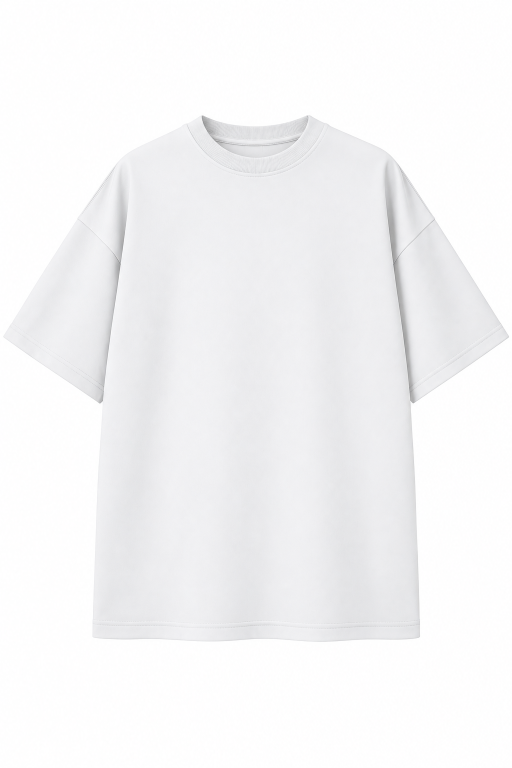
#> input picture whicte front.PNG, 1024 x 1536 px, found by its file name (shown at 1/2 size)
$ python -i listing.py   (imports and definitions only)
#> lines starting #> are read from the running program, lines starting #| are printed output that depends on the picture; after the words box and inside, x2 and y2 are one past the last pixel; in counts of white or black regions, pixels touching at a corner belong together
#!/usr/bin/env python3
"""Etsy listing image set (2000x2000) for every design.

  designs/listing/<design>/01-hero.jpg       shirt in front of a red sun on charcoal
  designs/listing/<design>/02-scroll.jpg     shirt hung like a kakemono scroll between wooden rods
  designs/listing/<design>/03-meaning.jpg    kanji, reading, meaning and story
  designs/listing/<design>/04-placement.jpg  front/back outline with every print position in inches
  designs/listing/<design>/05-detail.jpg     embroidery close-up (or print detail for front/back-only designs)
  designs/listing/<design>/06-colours.jpg    recommended shirt colours

Needs: content JSON exported from content.mjs (path as argv[1]), svg/designs.json, print/*.png, mockups/*.jpg.
"""
import json
import os
import sys
import textwrap

import numpy as np
from PIL import Image, ImageDraw, ImageFilter, ImageFont

HERE = os.path.dirname(os.path.abspath(__file__))
ROOT = os.path.abspath(os.path.join(HERE, '..', '..'))
D = os.path.join(ROOT, 'designs')
OUT = os.path.join(D, 'listing')
S = 2000
CHAR, PAPER, RED, MUTED, LINE = (20, 18, 18), (239, 232, 220), (215, 38, 30), (120, 112, 104), (214, 205, 192)

F = os.path.join(HERE, 'fonts')
INTER = '/usr/share/fonts/opentype/inter/Inter-{}.otf'
font = lambda name, size: ImageFont.truetype(name, size)
BEBAS = lambda s: font(os.path.join(F, 'Bebas_Neue.ttf'), s)
BOKU = lambda s: font(os.path.join(F, 'Yuji_Boku.ttf'), s)
SANS = lambda s, w='Regular': font(INTER.format(w), s)

BLANKS = {
    'white': ('white back.PNG', 'whicte front.PNG'), 'beige': ('beige back.PNG', 'beige front.PNG'),
    'lavender': ('lavender back.PNG', 'lavender front.PNG'), 'black': ('back back.PNG', 'black front.PNG'),
    'bottle-green': ('bottle green back .PNG', 'bottle green front.PNG'), 'chocolate': ('chocolate back.PNG', 'chocolate front.PNG'),
    'navy': ('navy back.PNG', 'royal blue front .PNG'),
}
PLACE_NAME = {'back-center': 'Center back', 'back-full': 'Full back', 'front-full': 'Full front', 'chest': 'Left chest embroidery', 'sleeve': 'Sleeve', 'nape': 'Nape'}

_masks = {}


def shirt_mask(blank):
    """Alpha mask of the tee: flood-fill the near-white studio background from the borders."""
#> called with blank = '../../whicte front.PNG'
    if blank not in _masks:
        im = Image.open(os.path.join(ROOT, blank)).convert('RGB')
#> im is the input picture: PIL image 1024x1536 RGB; mean R, G, B 245.1, 245, 246
        a = np.asarray(im).astype(int)
        bg = (a.min(-1) >= 252)  # studio white is 253-255; shirt highlights stay below
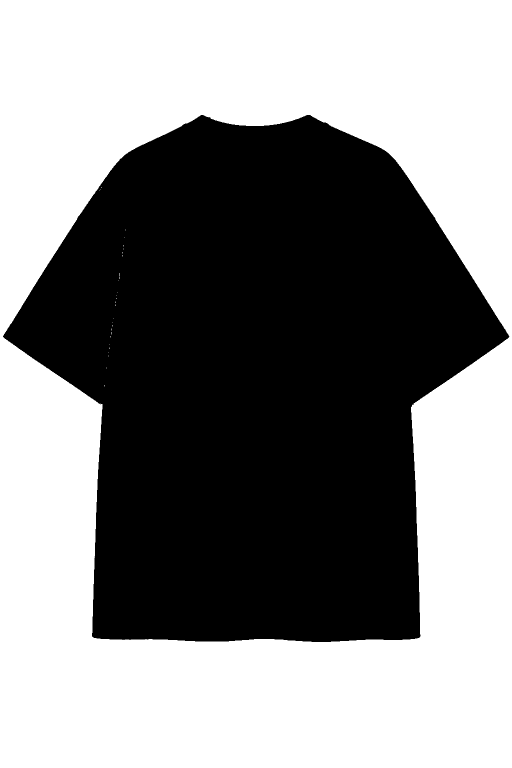
#> bg: shape (1536, 1024) bool (shown at 1/2 size); 54% white; 1 black region, box (x1, y1, x2, y2) and area: (6, 230, 1019, 1284) 724128
        # keep only background connected to the border (so white shirts with bright highlights survive)
        seed = np.zeros_like(bg)
        seed[0, :] = seed[-1, :] = seed[:, 0] = seed[:, -1] = True
        region = seed & bg
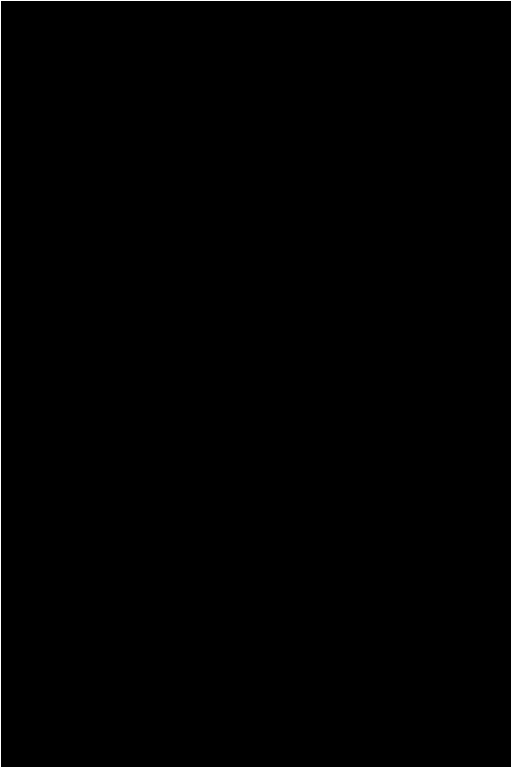
#> region: shape (1536, 1024) bool (shown at 1/2 size); 0.33% white in thin lines or dots
        for _ in range(400):
            grown = region.copy()
            grown[1:] |= region[:-1]; grown[:-1] |= region[1:]; grown[:, 1:] |= region[:, :-1]; grown[:, :-1] |= region[:, 1:]
            grown &= bg
            if (grown == region).all():
                break
            region = grown
#> this loop made 288 passes
#> pass 2, in shirt_mask, `grown &= bg`:
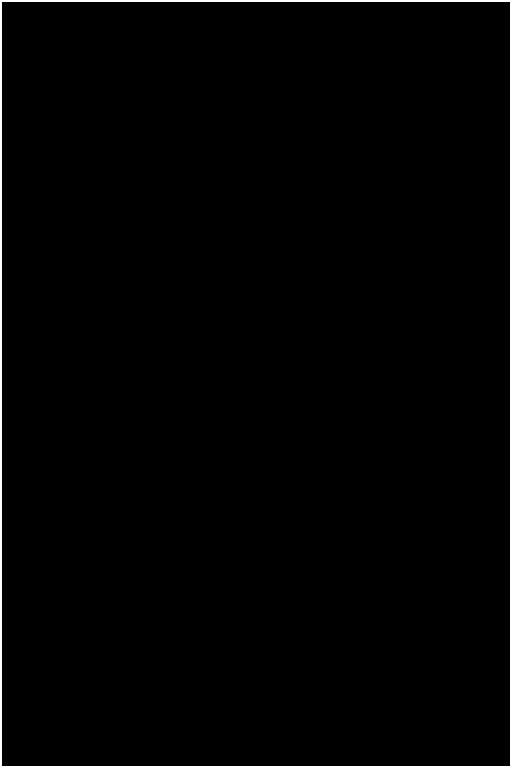
#> grown: shape (1536, 1024) bool (shown at 1/2 size); 0.97% white; 1 white region, box (x1, y1, x2, y2) and area: (0, 0, 1024, 1536) 15324
#> after the loop: grown: shape (1536, 1024) bool; 54% white; 1 black region, box (x1, y1, x2, y2) and area: (6, 230, 1019, 1284) 724198
        m = Image.fromarray(np.where(region, 0, 255).astype(np.uint8))
        m = m.filter(ImageFilter.MaxFilter(15)).filter(ImageFilter.MinFilter(15))  # close notches in bright highlights
#> m: PIL image 1024x1536 L; 46.1% white; 1 white region, box (x1, y1, x2, y2) and area: (0, 230, 1024, 1284) 724324
        m = m.filter(ImageFilter.MinFilter(7)).filter(ImageFilter.GaussianBlur(1.2))  # trim the white studio fringe
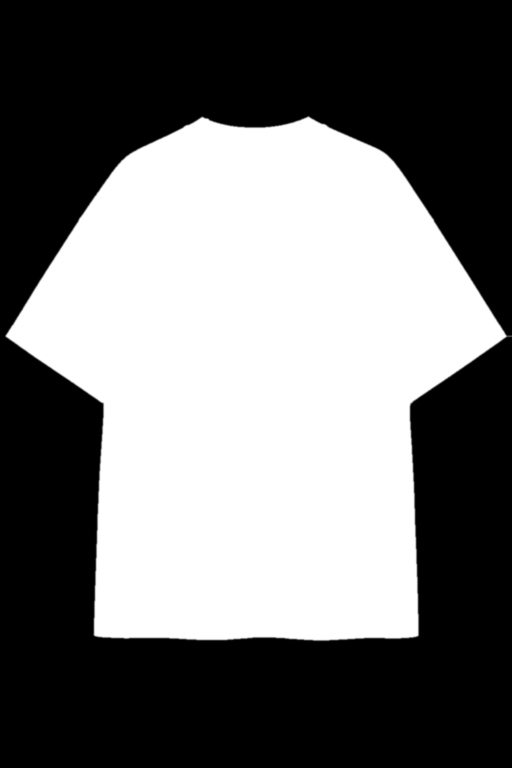
#> m: PIL image 1024x1536 L (shown at 1/2 size); min 0, max 255, mean 115.4
        _masks[blank] = m
    return _masks[blank]


# [23 lines left out: functions cutout, paste_with_shadow, not called in this run]


def fit(im, w=None, h=None):
    r = min((w or 1e9) / im.width, (h or 1e9) / im.height)
    return im.resize((round(im.width * r), round(im.height * r)), Image.LANCZOS)


# [19 lines left out: functions text, vkanji, not called in this run]


def main_view(d):
    return 'front' if d['pieces'][0]['place'] == 'front-full' else 'back'


# [151 lines left out: functions hero, scroll, meaning, placement, detail, colours and 1 more, not called in this run]


# [2 lines not run here, left out]

>>> result = shirt_mask('../../whicte front.PNG')

$ run again, on bottle green acid wash back.PNG
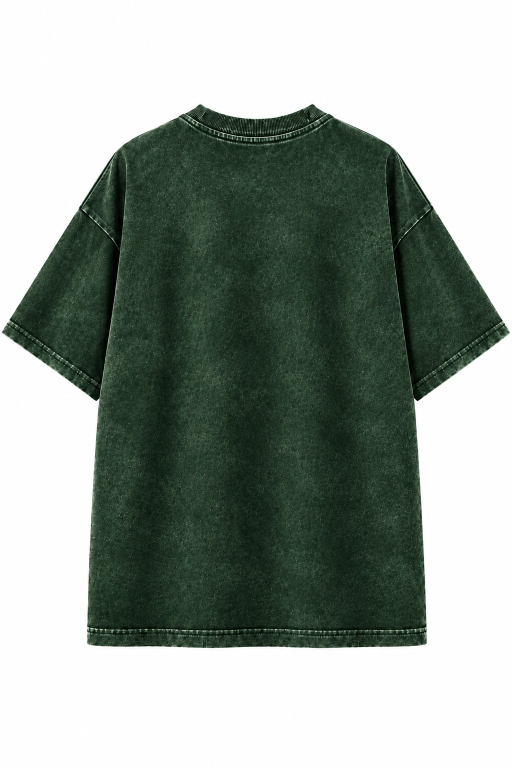
#> input picture bottle green acid wash back.PNG, 1024 x 1536 px, found by its file name (shown at 1/2 size)
#> in shirt_mask, im is the input picture: PIL image 1024x1536 RGB; mean R, G, B 149.2, 158.5, 151.2
#> in shirt_mask, `bg = (a.min(-1) >= 252)`:
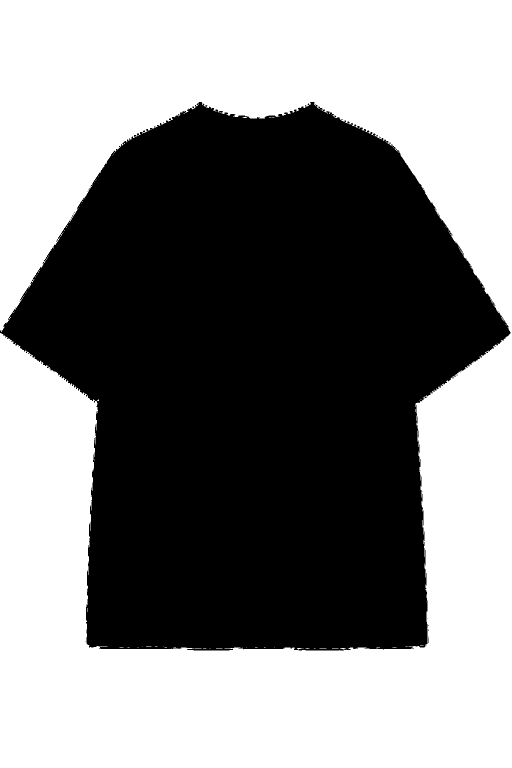
#> bg: shape (1536, 1024) bool (shown at 1/2 size); 51.2% white; 26 black regions (24 under 20 px), largest, box (x1, y1, x2, y2) and area: (0, 204, 1021, 1301) 768140, (855, 1257, 857, 1288) 46
#> region: shape (1536, 1024) bool; 0.32% white in thin lines or dots
#> in shirt_mask, `m = m.filter(ImageFilter.MaxFilter(15)).filter(ImageFilter.MinFilter(1..`:
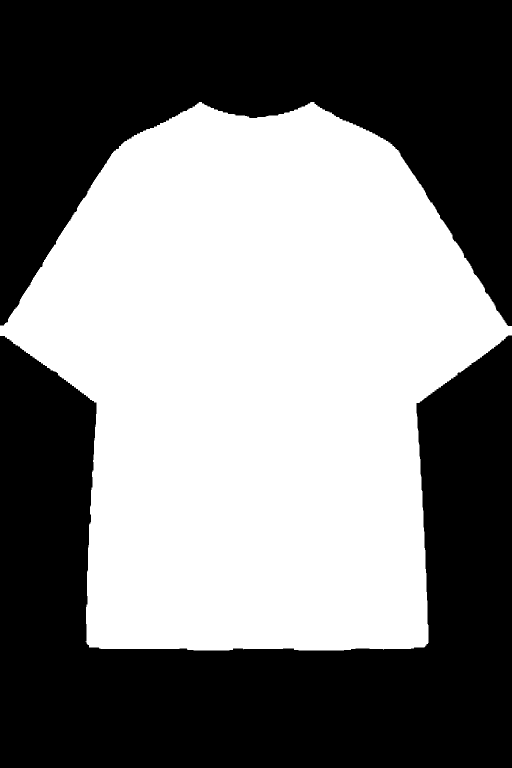
#> m: PIL image 1024x1536 L (shown at 1/2 size); 49% white; 1 white region, box (x1, y1, x2, y2) and area: (0, 204, 1024, 1301) 771218

$ run again, on full sleeve front black.PNG
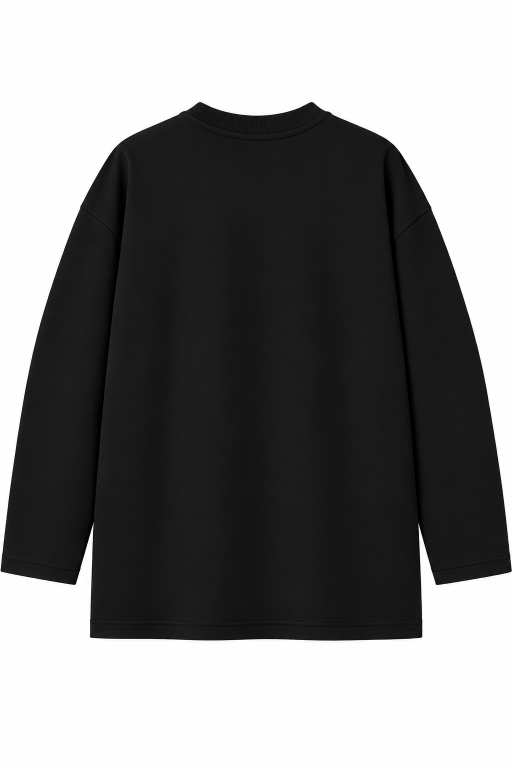
#> input picture full sleeve front black.PNG, 1024 x 1536 px, found by its file name (shown at 1/2 size)
#> in shirt_mask, im is the input picture: PIL image 1024x1536 RGB; mean R, G, B 128.9, 128.8, 128.7
#> in shirt_mask, `bg = (a.min(-1) >= 252)`:
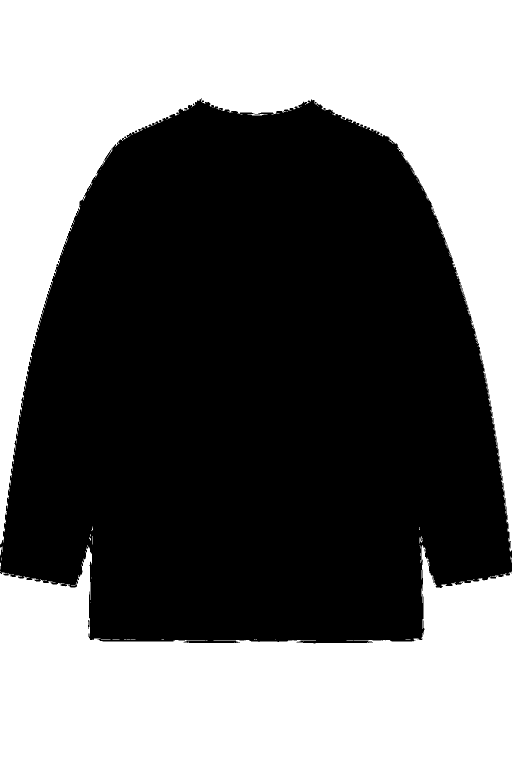
#> bg: shape (1536, 1024) bool (shown at 1/2 size); 44.7% white; 133 white regions (127 under 20 px), largest, box (x1, y1, x2, y2) and area: (0, 0, 1024, 1104) 398903, (0, 1090, 1024, 1536) 304140, (0, 1093, 6, 1111) 49, (839, 1072, 845, 1087) 40, (180, 1164, 182, 1187) 24, (0, 1125, 2, 1139) 20
#> region: shape (1536, 1024) bool; 0.32% white in thin lines or dots
#> in shirt_mask, `m = m.filter(ImageFilter.MaxFilter(15)).filter(ImageFilter.MinFilter(1..`:
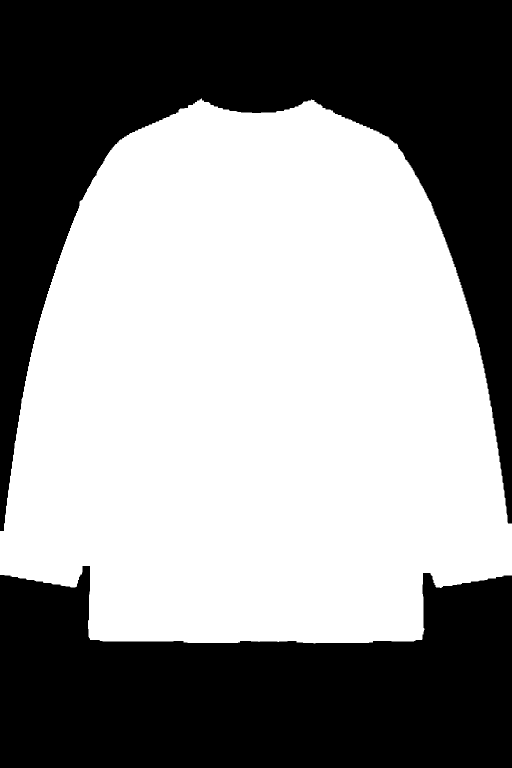
#> m: PIL image 1024x1536 L (shown at 1/2 size); 55.6% white; 2 black regions, box (x1, y1, x2, y2) and area: (0, 0, 1024, 1062) 396821, (0, 1132, 1024, 1536) 302040
